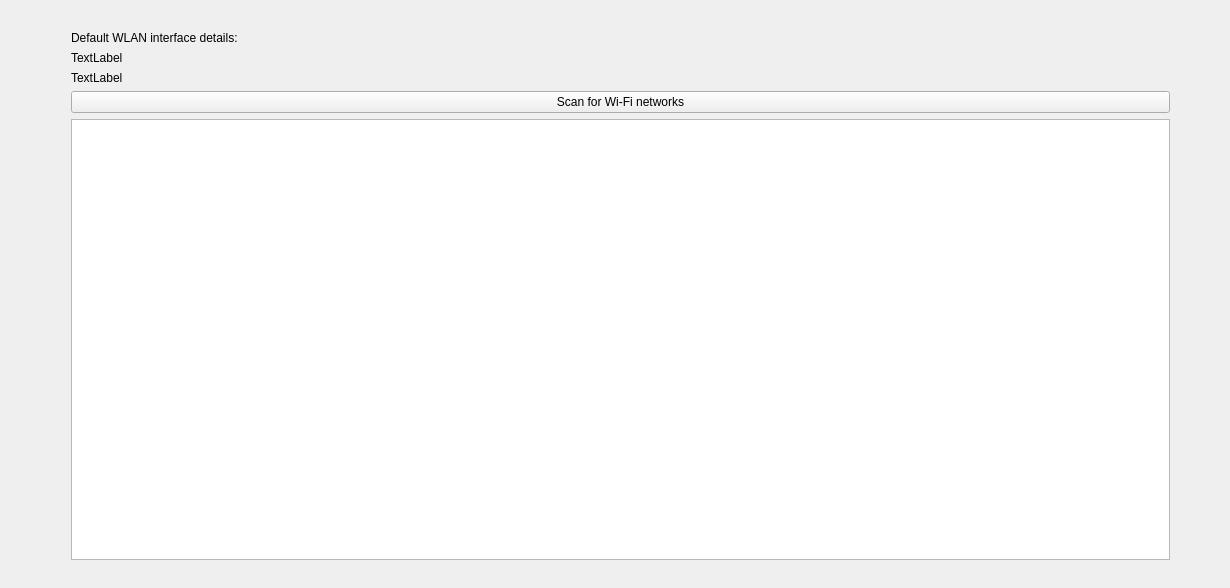
<?xml version="1.0" encoding="UTF-8"?>
<ui version="4.0">
 <class>wifiAnalyzerAppClass</class>
 <widget class="QWidget" name="wifiAnalyzerAppClass">
  <property name="geometry">
   <rect>
    <x>0</x>
    <y>0</y>
    <width>1230</width>
    <height>588</height>
   </rect>
  </property>
  <property name="windowTitle">
   <string>wifiAnalyzerApp</string>
  </property>
  <widget class="QWidget" name="layoutWidget">
   <property name="geometry">
    <rect>
     <x>60</x>
     <y>20</y>
     <width>1121</width>
     <height>551</height>
    </rect>
   </property>
   <layout class="QHBoxLayout" name="horizontalLayout_2">
    <item>
     <layout class="QVBoxLayout" name="verticalLayout_2">
      <item>
       <layout class="QVBoxLayout" name="verticalLayout">
        <item>
         <widget class="QLabel" name="label_2">
          <property name="text">
           <string>Default WLAN interface details:</string>
          </property>
         </widget>
        </item>
        <item>
         <widget class="QLabel" name="labelDesc">
          <property name="text">
           <string>TextLabel</string>
          </property>
         </widget>
        </item>
        <item>
         <widget class="QLabel" name="labelState">
          <property name="text">
           <string>TextLabel</string>
          </property>
         </widget>
        </item>
       </layout>
      </item>
      <item>
       <widget class="QPushButton" name="scanButton">
        <property name="text">
         <string>Scan for Wi-Fi networks</string>
        </property>
       </widget>
      </item>
      <item>
       <widget class="QListView" name="listView"/>
      </item>
     </layout>
    </item>
   </layout>
  </widget>
 </widget>
 <layoutdefault spacing="6" margin="11"/>
 <resources>
  <include location="WifiAnalyzer.qrc"/>
 </resources>
 <connections/>
</ui>
